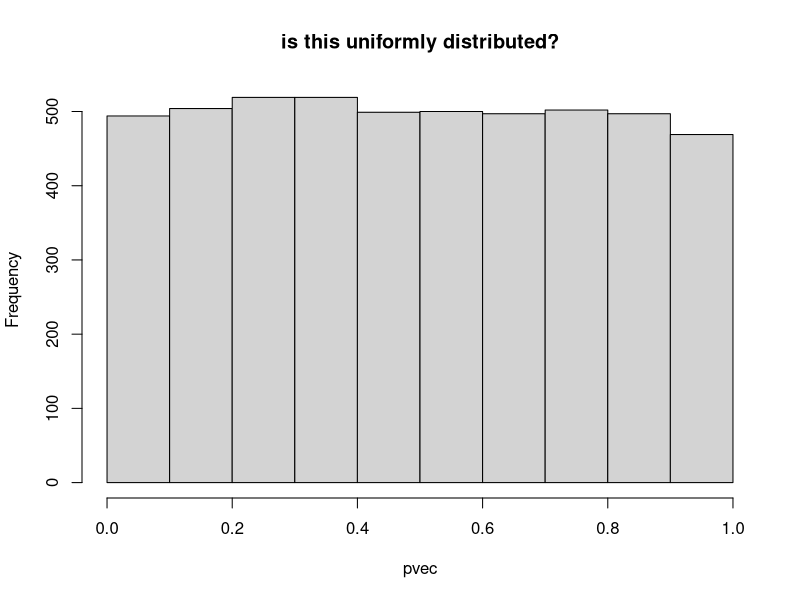
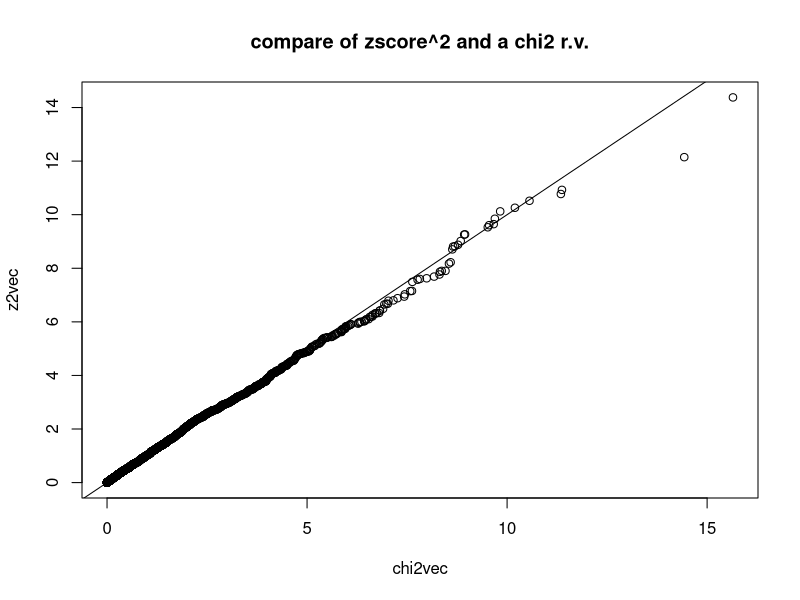
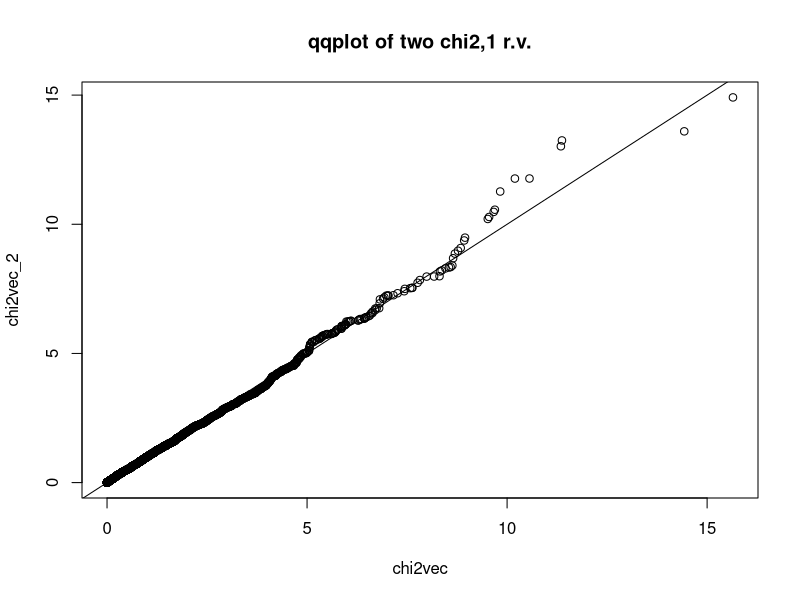
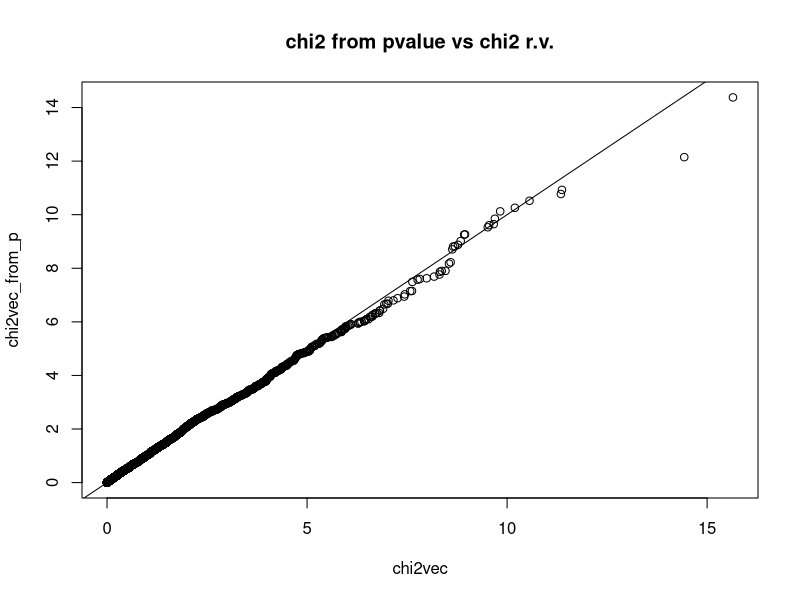

Generate these figures, in order, with R:
## ---- chunk 1
nsim = 5000
set.seed(2021021001)
zvec = rnorm(5000, mean=0, sd=1)
## ---- chunk 2
pvec = pnorm(-abs(zvec)) * 2 ## two-tailed
## check pvec is uniformly distributed
hist(pvec,main="is this uniformly distributed?")
## remember that if square the a normal r.v. you get chi2 r.v. with one degree of freedom
z2vec = zvec^2
## compare with chi2 rv. with 1 degree of freedom by simulating chi2,1 and qqplot
chi2vec = rchisq(nsim,df=1)
qqplot(chi2vec,z2vec,main="compare of zscore^2 and a chi2 r.v."); abline(0,1)
## ---- chunk 3
## test whether the distributions of z2vec and chi2vec are different using the Kologorov Smirnov test
ks.test(z2vec,chi2vec)
## ---- chunk 4
## for reference, let's compare two chi2,1 r.v.'s qqplot
chi2vec_2 = rchisq(nsim,df=1)
qqplot(chi2vec,chi2vec_2,main="qqplot of two chi2,1 r.v."); abline(0,1)
ks.test(chi2vec,chi2vec_2)
## ---- chunk 5
chi2vec_from_p = qnorm(pvec / 2)^2
qqplot(chi2vec,chi2vec_from_p,main="chi2 from pvalue vs chi2 r.v."); abline(0,1)
